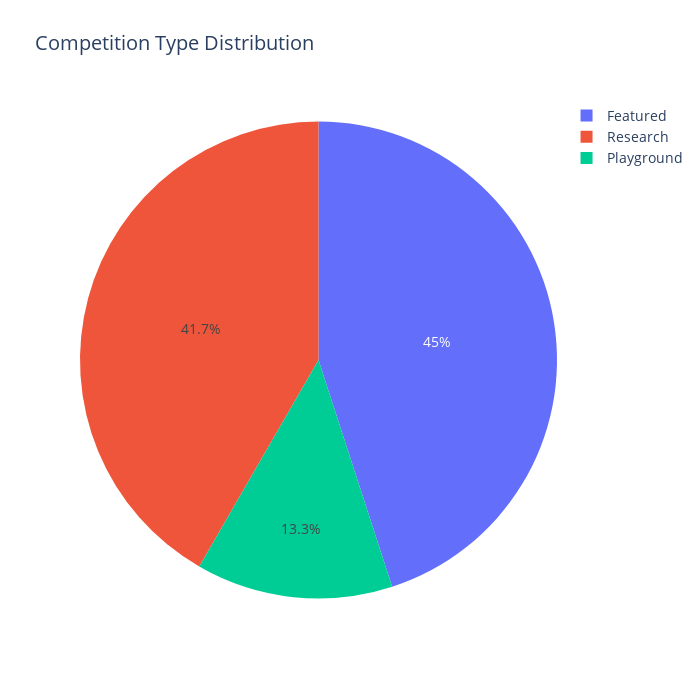

The notebook cell saved with this chart:
### Markdown cell above
### Competition types

### Code cell
cnt_srs = temp_df["HostSegmentTitle"].value_counts()

labels = (np.array(cnt_srs.index))
sizes = (np.array((cnt_srs / cnt_srs.sum())*100))

trace = go.Pie(labels=labels, values=sizes)
layout = go.Layout(
    title='Competition Type Distribution',
    font=dict(size=14),
    width=700,
    height=700,
)
data = [trace]
fig = go.Figure(data=data, layout=layout)
py.iplot(fig, filename="usertype")

### Figure 1 — Plotly figure (JSON) as saved in the notebook; plotly's stock layout.template omitted (floating-point values rounded to 4 significant figures)
{"data": [{"labels": ["Featured", "Research", "Playground"], "type": "pie", "values": [45.0, 41.67, 13.33]}], "layout": {"font": {"size": 14}, "height": 700, "title": {"text": "Competition Type Distribution"}, "width": 700}}
